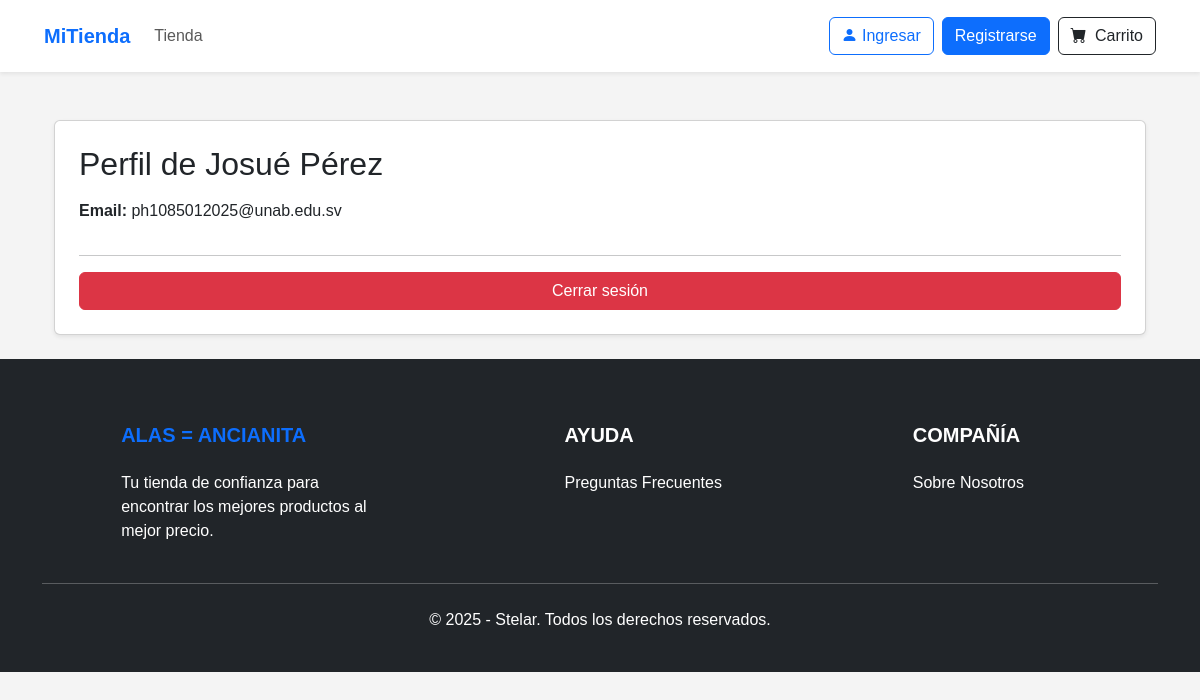
Screenshot of /profile/ (signed in) with the database file from the repository.
### store/models.py (models this page shows, shortened)
class Customer(models.Model):
    first_name = models.CharField(max_length=50)
    last_name = models.CharField(max_length=50)
    phone = models.CharField(max_length=10)
    email = models.EmailField(unique=True)
    password = models.CharField(max_length=100)

### store/views/profile.py (the view)
# urls.py: path('profile/', Profile.as_view(), name='profile'),
class Profile(View):
    def get(self, request):
        customer_id = request.session.get('customer_id')
        if not customer_id:
            return redirect('login')
        try:
            customer = Customer.objects.get(id=customer_id)
        except Customer.DoesNotExist:
            return redirect('login')
        return render(request, 'profile.html', {'customer': customer})

### store/templates/profile.html (shortened to what this page needs)
{% extends 'base.html' %}
{% block content %}
<div class="container mt-5">
    <div class="card shadow-sm p-4">
        <h2 class="mb-3">Perfil de {{ customer.first_name }} {{ customer.last_name }}</h2>
        <p><strong>Email:</strong> {{ customer.email }}</p>
        <hr>
        <a href="{% url 'logout' %}" class="btn btn-danger">Cerrar sesión</a>
    </div>
</div>
{% endblock %}

### store/static/store/css/style.css (style rules this page uses)
body { font-family: Arial, sans-serif; margin: 0; padding: 0; background-color: #f4f4f4; color: #333; }
a { text-decoration: none; color: inherit; }

### rows the page displays
Customer: first_name "Josué", last_name "Pérez", email "ph1085012025@unab.edu.sv"
